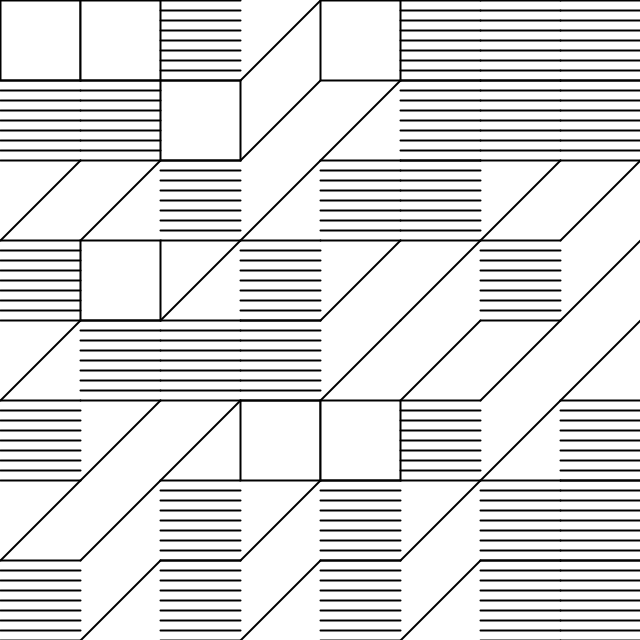
Frame 1 (no input)
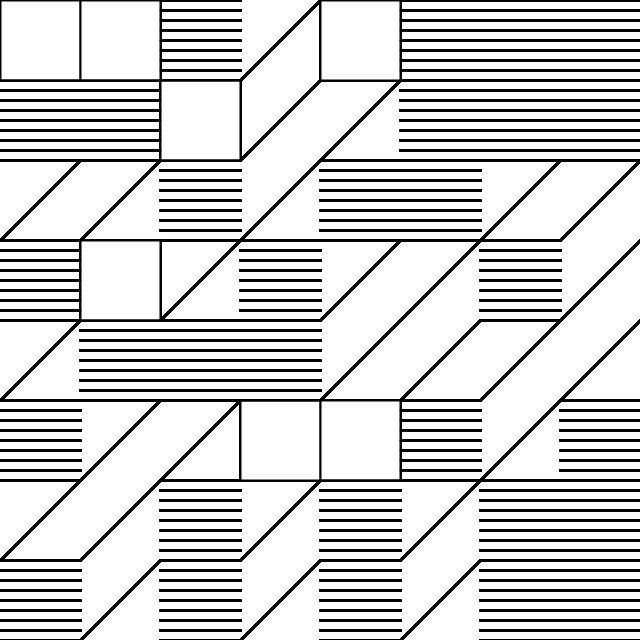
Frame 60 (the mouse pressed at the canvas centre just before this capture)
Frame 120 (the mouse held since frame 60 and released just before this capture): identical to frame 60, image omitted

The Processing sketch that drew these frames (run headless with seeded random() and noise(); from frame 60 on, the mouse is pressed at the canvas centre):

// Processing sketch: processing_9340
// ── processing_9340.pde

void setup () {

 
size (640, 640); 
background (255);  
 // boolean [] = anzahl; 


} 



void draw () {

//Quadrate  
int [][] x = {{0, 0},  {80, 0}, {320, 0}, {160, 80}, {80, 240}, {240, 400}, {320, 400}};
// Diagonale
int [][]d = {{240, 0}, {240, 80}, {320, 80}, {0, 160}, {80, 160}, {240, 160}, {480,160}, {560, 160}, {160, 240}, {320, 240},{400, 240}, {560, 240}, 
              {0, 320}, {320, 320}, {400, 320}, {480, 320}, {560, 320}, {80, 400}, {160, 400}, {480, 400}, {0, 480}, {80, 480}, {240, 480}, {400, 480},
             {80, 560}, {240, 560},  {400, 560}};  
           
//Linien
int [][] l = {{160,0}, {400,0}, {480, 0}, {560, 0}, {0, 80}, {80, 80}, {400, 80}, {480, 80}, {560, 80},
               {160, 160}, {320, 160}, {400, 160}, {0, 240}, {240, 240}, {480, 240}, {80, 320}, {160, 320}, {240, 320}, 
               {0, 400}, {400, 400}, {560, 400}, {160, 480}, {320, 480}, {480, 480}, {560, 480}, {0, 560}, {160, 560}, {320, 560}, {480, 560}, {560, 560}};  


fill (255); 
stroke(0); 
strokeWeight (2); 



//for Schleife für quadrate
for ( int i = 0; i < x.length; i++) {
     
  rect (x[i][0], x[i][1], 80, 80);
  }
  
//Diagonalen  
for (int k = 0; k < d.length; k++){  

pushMatrix (); 
translate (d[k][0], d[k][1]);  
line(0, 80, 80, 0);   
popMatrix(); 

}

//Linien


for (int a = 0; a <= 80; a+=10) {
  for (int f = 0; f< l.length; f++) {

    pushMatrix(); 
translate (l[f][0], l[f][1]);   

line(0, 1*a, 80, 1*a); 
//line(0, 2, 80, 2); 
popMatrix(); }

}
}
  
